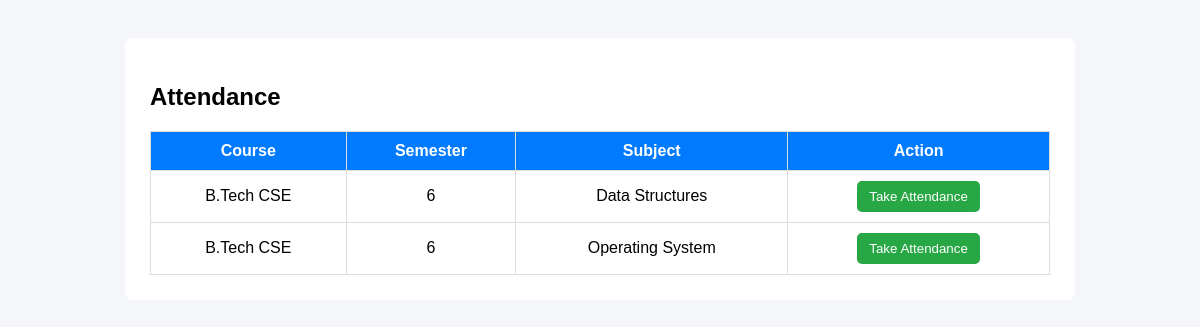
Screenshot of /faculty/attendance (signed in) with the database file from the repository.
### tables this page shows
CREATE TABLE subjects (
    id INTEGER PRIMARY KEY AUTOINCREMENT,
    student_id INTEGER,
    subject_name TEXT,
    teacher_name TEXT,
    attendance INTEGER,
    internal_marks INTEGER,
    syllabus_file TEXT,
    course TEXT,
    semester TEXT,
    FOREIGN KEY(student_id) REFERENCES students(id)
);

### app.py (the view)
@app.route("/faculty/attendance")
def faculty_attendance():
    if "faculty_id" not in session:
        return redirect("/")
    conn = sqlite3.connect("database.db")
    conn.row_factory = sqlite3.Row
    faculty_id = session["faculty_id"]
    subjects = conn.execute("""
        SELECT id, subject_name, course, semester
        FROM subjects
    """).fetchall()
    conn.close()
    return render_template(
        "faculty_attendance.html",
        subjects=subjects
    )

### templates/faculty_attendance.html (shortened to what this page needs)
<!DOCTYPE html>
<html>
<head>
</head>
<body>
<div class="container">
<h2>Attendance</h2>
<table>
<tr>
<th>Course</th>
<th>Semester</th>
<th>Subject</th>
<th>Action</th>
</tr>
{% for subject in subjects %}
<tr>
<td>{{ subject.course }}</td>
<td>{{ subject.semester }}</td>
<td>{{ subject.subject_name }}</td>
<td>
<a href="{{ url_for('take_attendance', subject_id=subject.id) }}">
<button>Take Attendance</button>
</a>
</td>
</tr>
{% endfor %}
</table>
</div>
</body>
</html>

### templates/faculty_attendance.html (style rules this page uses)
body { font-family:Arial; background:#f4f6f9; padding:30px; }
.container { width:900px; margin:auto; background:white; padding:25px; border-radius:8px; }
table { width:100%; border-collapse:collapse; margin-top:20px; }
th,td { border:1px solid #ddd; padding:10px; text-align:center; }
th { background:#007bff; color:white; }
button { background:#28a745; color:white; border:none; padding:8px 12px; border-radius:5px; }

### rows the page displays
subjects: course "B.Tech CSE", semester "6", subject_name "Data Structures"
subjects: course "B.Tech CSE", semester "6", subject_name "Operating System"
